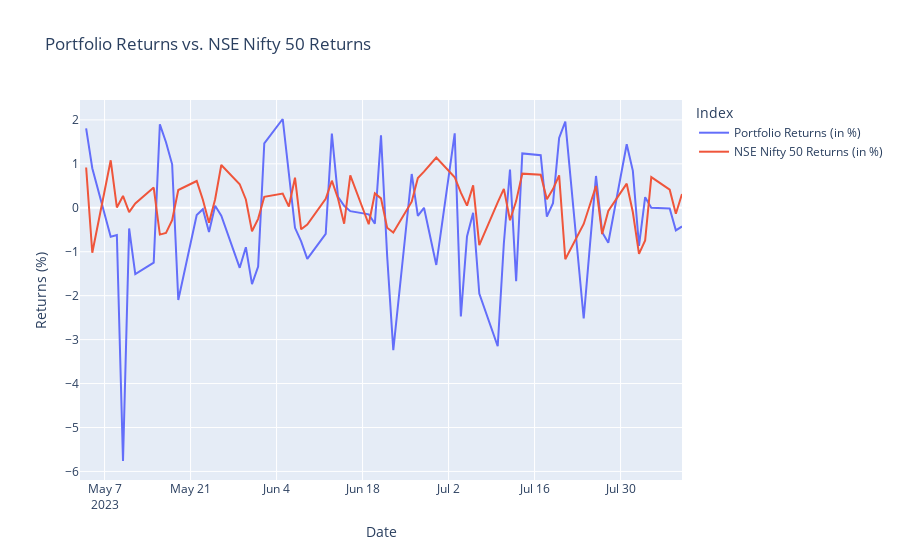
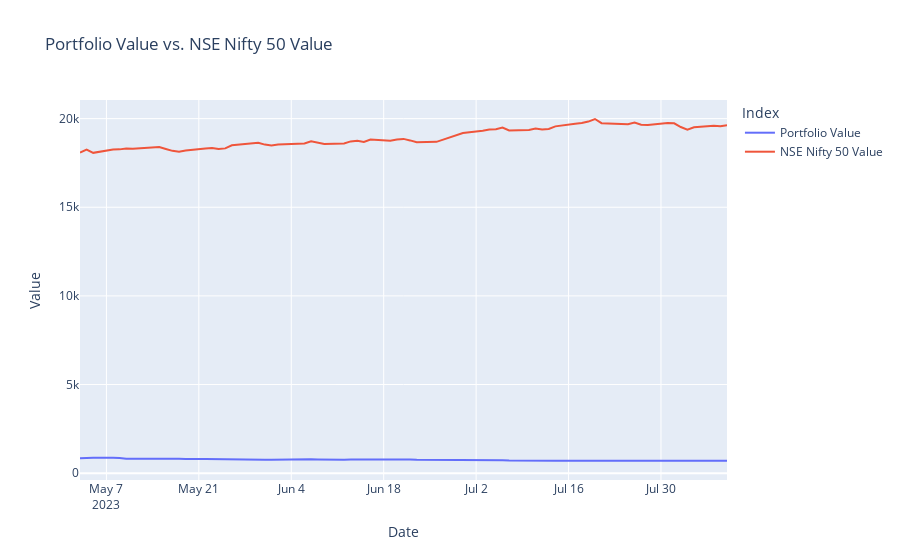

The cell these charts' notebook holds for them, in order:
### Code cell
# Create a new dataframe for visualization (returns)
visualization_data_returns = pd.DataFrame({
    "Date": data.index,
    "Portfolio Returns (in %)": data["portfolio"].pct_change() * 100,
    "NSE Nifty 50 Returns (in %)": data[market_symbol].pct_change() * 100
})


# Filter out weekends from the data
filtered_data = data[data.index.weekday < 5]

# Create a new dataframe for visualization (returns)
visualization_data_returns = pd.DataFrame({
    "Date": filtered_data.index,
    "Portfolio Returns (in %)": filtered_data["portfolio"].pct_change() * 100,
    "NSE Nifty 50 Returns (in %)": filtered_data[market_symbol].pct_change() * 100
})

# Plot using Plotly for interactivity (returns)
fig_returns = px.line(visualization_data_returns, x="Date", y=["Portfolio Returns (in %)", "NSE Nifty 50 Returns (in %)"],
                      labels={"value": "Returns (%)", "variable": "Index"},
                      title="Portfolio Returns vs. NSE Nifty 50 Returns")
fig_returns.show()

# Create a new dataframe for visualization (values)
visualization_data_values = pd.DataFrame({
    "Date": filtered_data.index,
    "Portfolio Value": filtered_data["portfolio"],
    "NSE Nifty 50 Value": filtered_data[market_symbol]
})

# Plot using Plotly for interactivity (values)
fig_values = px.line(visualization_data_values, x="Date", y=["Portfolio Value", "NSE Nifty 50 Value"],
                     labels={"value": "Value", "variable": "Index"},
                     title="Portfolio Value vs. NSE Nifty 50 Value")
fig_values.show()
